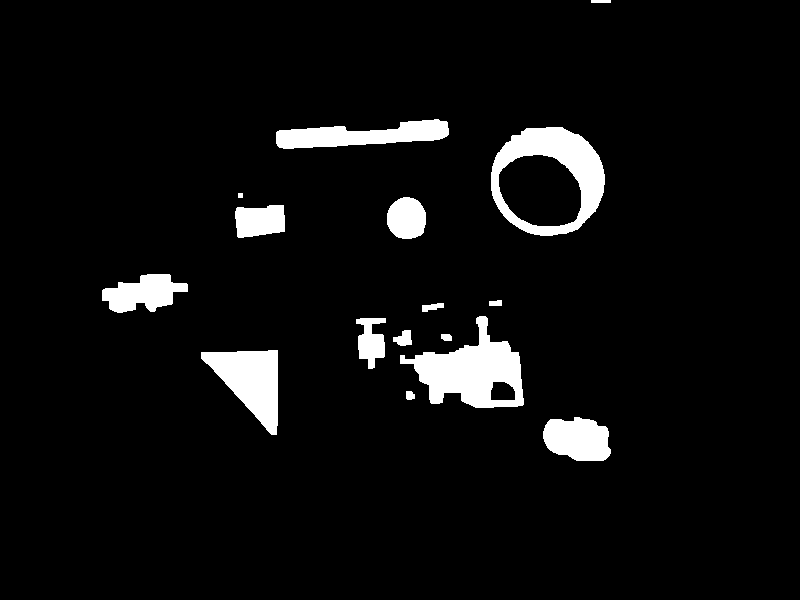
#> input picture results/task03_final_mask.png, 800 x 600 px
$ jupyter execute Lab_1_Task04.ipynb
#> lines starting #> are read from the running program, lines starting #| are printed output that depends on the picture; after the words box and inside, x2 and y2 are one past the last pixel; in counts of white or black regions, pixels touching at a corner belong together
TASK 04

[cell 1]
# Cell 1 — imports and settings
from pathlib import Path
import math
import csv
import cv2
import numpy as np
import matplotlib.pyplot as plt

IMAGE_PATH = Path("data") / "task03_objects.jpg"
MASK_PATH = Path("results") / "task03_final_mask.png"      # output of Task 3
RESULTS_DIR = Path("results")
TARGET_WIDTH = 800
MIN_AREA = 300                                              # same rule as Task 3
print("OpenCV version:", cv2.__version__)

— load mask + colour image (same size), find contours

[cell 2]
# Cell 2
mask = cv2.imread(str(MASK_PATH), cv2.IMREAD_GRAYSCALE)
#> mask: shape (600, 800); 5.5% white; 16 white regions
image = cv2.imread(str(IMAGE_PATH), cv2.IMREAD_COLOR)
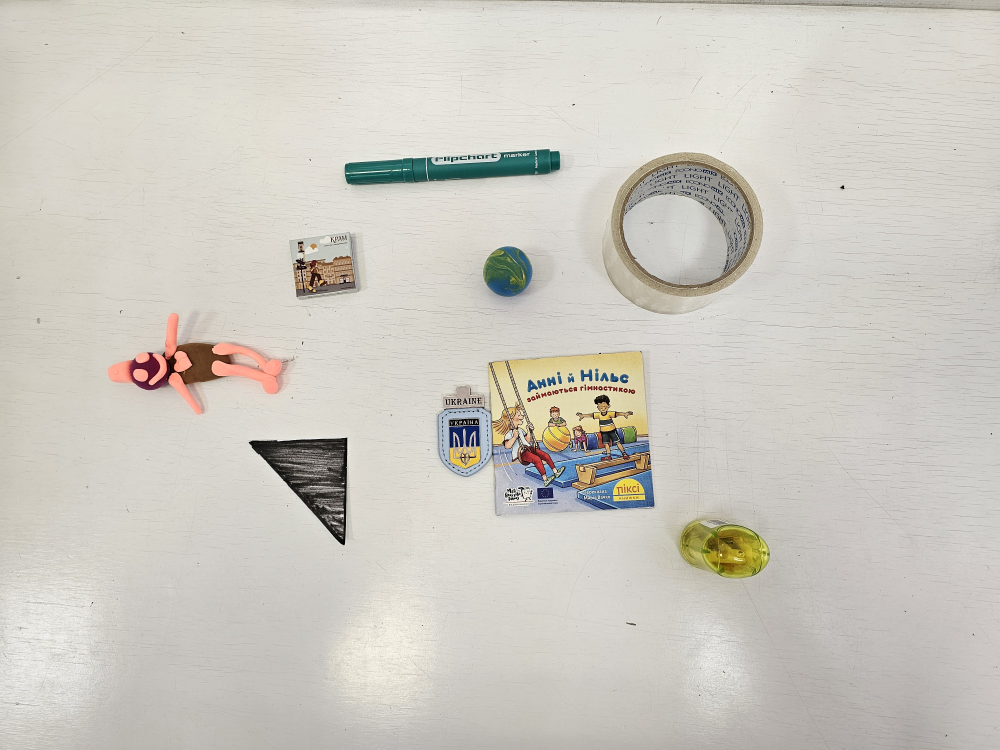
#> input picture data/task03_objects.jpg, 4000 x 3000 px (shown at 1/4 size)
#> image is the input picture: shape (3000, 4000, 3); mean B, G, R 193.4, 201.5, 204.9
if mask is None or image is None:
    raise FileNotFoundError("Check MASK_PATH and IMAGE_PATH")

# exporting dimention of the image
h, w = image.shape[:2]
#> h = 3000; w = 4000
# resizing the image for better visualization and processing, keeping the aspect ratio
resized = cv2.resize(image, (TARGET_WIDTH, round(h * TARGET_WIDTH / w)), interpolation=cv2.INTER_AREA)
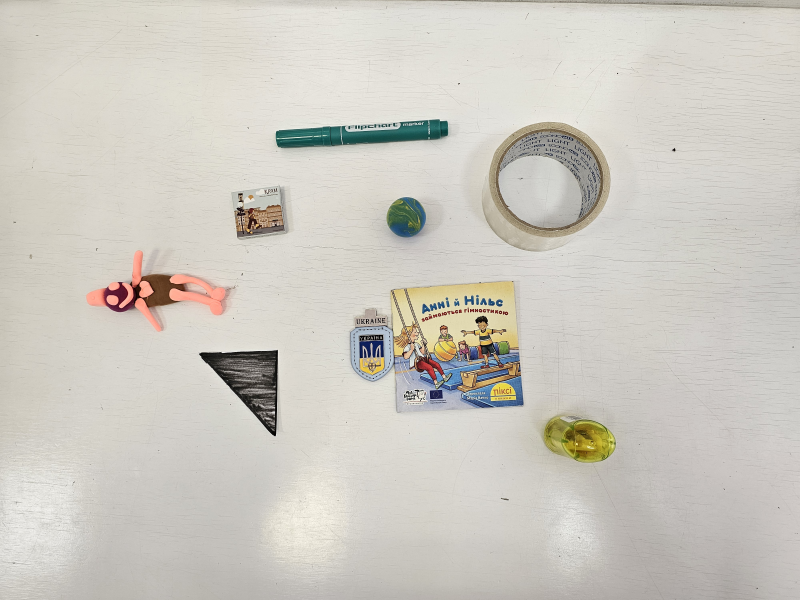
#> resized: shape (600, 800, 3); mean B, G, R 193.4, 201.5, 204.9
assert resized.shape[:2] == mask.shape, f"size mismatch: {resized.shape[:2]} vs {mask.shape}"
print("Mask:", mask.shape, "values:", np.unique(mask))
#| Mask: (600, 800) values: [  0 255]

# two retrieval modes: outer outlines only vs outlines + holes
cont_ext, hier_ext = cv2.findContours(mask, cv2.RETR_EXTERNAL, cv2.CHAIN_APPROX_SIMPLE)
#> cont_ext = 16 contours, 1 with area under 20; largest, box (x1, y1, x2, y2) and area: (491, 127, 605, 236) 9684, (400, 316, 524, 408) 5708, (201, 350, 278, 435) 3536, (276, 119, 449, 149) 2876, (543, 417, 611, 461) 2268
cont_cc, hier_cc = cv2.findContours(mask, cv2.RETR_CCOMP, cv2.CHAIN_APPROX_SIMPLE)
#> cont_cc = 18 contours, 1 with area under 20; largest, box (x1, y1, x2, y2) and area: (491, 127, 605, 236) 9684, (400, 316, 524, 408) 5708, (498, 154, 582, 227) 4732, (201, 350, 278, 435) 3536, (276, 119, 449, 149) 2876
n_holes = int((hier_cc[0][:, 3] >= 0).sum())          # contours that have a parent = holes
#> n_holes = 2
print(f"RETR_EXTERNAL: {len(cont_ext)} contours")
#| RETR_EXTERNAL: 16 contours
print(f"RETR_CCOMP:    {len(cont_cc)} contours ({n_holes} of them are holes)")
#| RETR_CCOMP:    18 contours (2 of them are holes)

# keep real objects: area >= MIN_AREA and not touching the border
H, W = mask.shape
#> H = 600; W = 800
def is_object(c):
    x, y, bw, bh = cv2.boundingRect(c)
    return cv2.contourArea(c) >= MIN_AREA and not (x == 0 or y == 0 or x + bw >= W or y + bh >= H)

contours = [c for c in cont_ext if is_object(c)]
#> contours = 9 contours; largest, box (x1, y1, x2, y2) and area: (491, 127, 605, 236) 9684, (400, 316, 524, 408) 5708, (201, 350, 278, 435) 3536, (276, 119, 449, 149) 2876, (543, 417, 611, 461) 2268
contours.sort(key=lambda c: (cv2.boundingRect(c)[1] // 100, cv2.boundingRect(c)[0]))   # stable order
print(f"Objects after filtering: {len(contours)} (expected 9)")
#| Objects after filtering: 9 (expected 9)

vis = resized.copy()
cv2.drawContours(vis, cont_ext, -1, (0, 0, 255), 1)       # all contours: thin red
cv2.drawContours(vis, contours, -1, (0, 200, 0), 2)       # kept objects: green
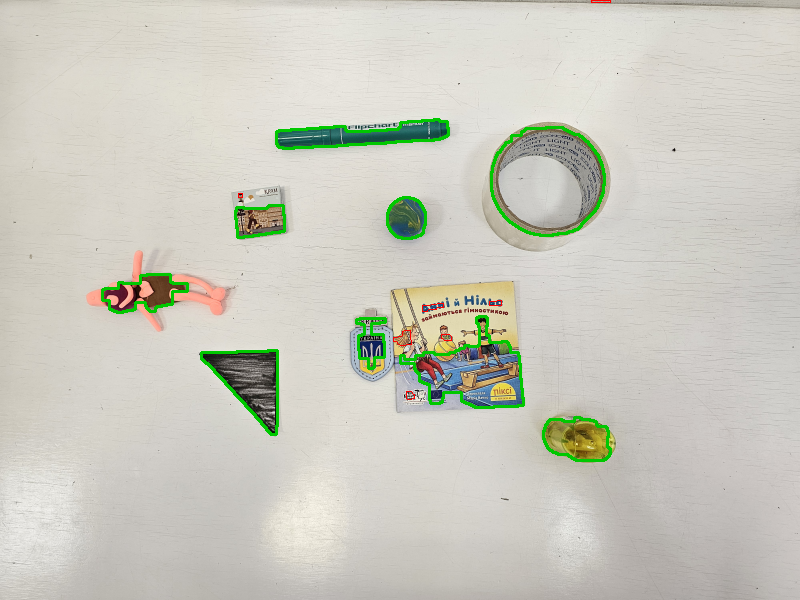
#> vis: shape (600, 800, 3); mean B, G, R 191.3, 202.3, 202.6
plt.figure(figsize=(10, 7.5))
plt.imshow(cv2.cvtColor(vis, cv2.COLOR_BGR2RGB))
plt.title(f"Contours: {len(cont_ext)} found (red), {len(contours)} objects kept (green)")
plt.axis("off")
plt.savefig(RESULTS_DIR / "task04_step1_contours.png", dpi=150, bbox_inches="tight")
plt.show()

area, perimeter, bounding box, centre of mass, aspect ratio, vertices

[cell 3]
# Cell 3 — area, perimeter, bounding box, centre of mass, aspect ratio, vertices
EPS = 0.02                                       # approxPolyDP tolerance = 2% of perimeter

rows = []
vis = resized.copy()
print(f"{'#':>2}{'area':>8}{'perim':>8}{'x':>5}{'y':>5}{'w':>5}{'h':>5}{'cx':>7}{'cy':>7}{'w/h':>6}{'vert':>5}")
for i, c in enumerate(contours, start=1):
    area = cv2.contourArea(c)
    perim = cv2.arcLength(c, True)
    x, y, bw, bh = cv2.boundingRect(c)
    M = cv2.moments(c)
    if M["m00"] == 0:                            # degenerate contour: avoid division by zero
        continue
    cx, cy = M["m10"] / M["m00"], M["m01"] / M["m00"]
    aspect = bw / bh
    approx = cv2.approxPolyDP(c, EPS * perim, True)
    n_vert = len(approx)

    rows.append([i, round(area), round(perim, 1), x, y, bw, bh,
                 round(cx, 1), round(cy, 1), round(aspect, 2), n_vert])
    print(f"{i:>2}{area:>8.0f}{perim:>8.1f}{x:>5}{y:>5}{bw:>5}{bh:>5}{cx:>7.1f}{cy:>7.1f}{aspect:>6.2f}{n_vert:>5}")

    cv2.rectangle(vis, (x, y), (x + bw, y + bh), (0, 200, 0), 1)       # bounding box
    cv2.drawContours(vis, [approx], -1, (255, 0, 0), 2)                # simplified polygon (blue)
    cv2.circle(vis, (int(cx), int(cy)), 3, (0, 0, 255), -1)            # centre of mass (red dot)
    cv2.putText(vis, str(i), (x, max(y - 4, 12)), cv2.FONT_HERSHEY_SIMPLEX, 0.6, (0, 200, 0), 2)
#> this loop made 9 passes
#> (area, perim, x, y, bw, bh, cx, cy) on passes 1, 2, 3, 4, 7, 8, 9: (2876.5, 389.2, 276, 119, 173, 30, 361.4, 134.9), (1267, 133.4, 387, 197, 39, 42, 406.3, 218), (9683.5, 374.6, 491, 127, 114, 109, 547.1, 180.6), (1976.5, 246.7, 102, 274, 86, 39, 142.9, 292.9), (871, 186.6, 356, 318, 30, 51, 370.5, 341.4), (5708, 440, 400, 316, 124, 92, 473.4, 372.7), (2267.5, 198.5, 543, 417, 68, 44, 577.2, 438.9)
#> (area, perim, x, y, bw, bh, cx, cy) on passes 5 to 6: (1304.5, 155.2, 235, 205, 50, 33, 259.4, 220.5), (3536, 277.8, 201, 350, 77, 85, 250.4, 380.6)
#|  1    2876   389.2  276  119  173   30  361.4  134.9  5.77    5
#|  2    1267   133.4  387  197   39   42  406.3  218.0  0.93    8
#|  3    9684   374.6  491  127  114  109  547.1  180.6  1.05    8
#|  4    1976   246.7  102  274   86   39  142.9  292.9  2.21   14
#|  5    1304   155.2  235  205   50   33  259.4  220.5  1.52    4
#|  6    3536   277.8  201  350   77   85  250.4  380.6  0.91    3
#|  7     871   186.6  356  318   30   51  370.5  341.4  0.59   14
#|  8    5708   440.0  400  316  124   92  473.4  372.7  1.35    9
#> (further printed lines are left out)
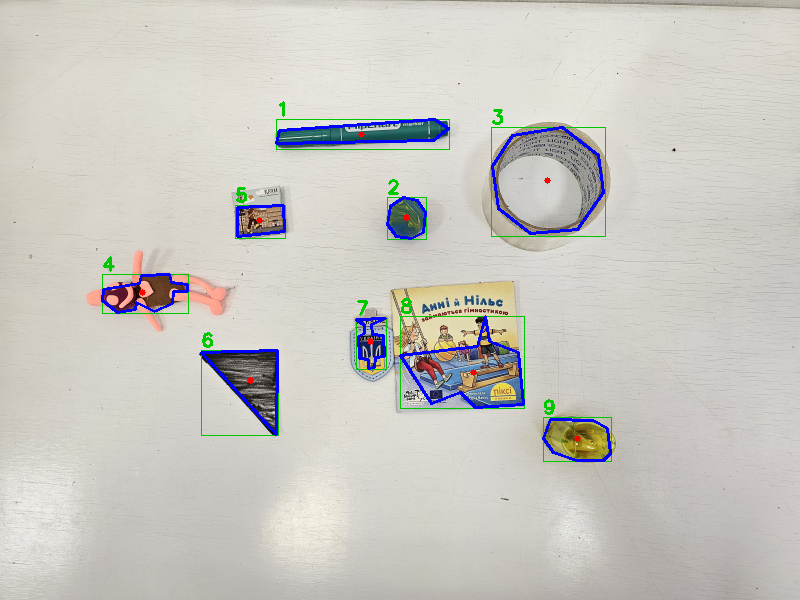
#> vis: shape (600, 800, 3); 2.05% of pixels changed, all inside (x1, y1, x2, y2) = (101, 101, 612, 462)
#> after the loop, rows = 9 items

with open(RESULTS_DIR / "task04_measurements.csv", "w", newline="", encoding="utf-8") as f:
    wr = csv.writer(f)
    wr.writerow(["id", "area_px2", "perimeter_px", "x", "y", "w", "h", "cx", "cy", "aspect_w_h", "vertices"])
    wr.writerows(rows)

plt.figure(figsize=(12, 9))
plt.imshow(cv2.cvtColor(vis, cv2.COLOR_BGR2RGB))
plt.title("Bounding box (green), approxPolyDP polygon (blue), centre of mass (red)")
plt.axis("off")
plt.savefig(RESULTS_DIR / "task04_step2_measurements.png", dpi=150, bbox_inches="tight")
plt.show()

# contour area vs pixel count: the hole effect
pix_area = [cv2.countNonZero(cv2.drawContours(np.zeros_like(mask), [c], -1, 255, -1) & mask) for c in contours]
#> pix_area = [3064, 1326, 5228, 2094, 1380, 3661, 962, 5538, 2358]
for i, (c, pa) in enumerate(zip(contours, pix_area), start=1):
    ca = cv2.contourArea(c)
    if ca > 1.2 * pa:
        print(f"Object #{i}: contour area {ca:.0f} px² vs object pixels {pa} → contains a hole")
#> this loop made 9 passes
#> (pa, ca) on passes 1 to 9: (3064, 2876.5), (1326, 1267), (5228, 9683.5), (2094, 1976.5), (1380, 1304.5), (3661, 3536), (962, 871), (5538, 5708), (2358, 2267.5)
#| Object #3: contour area 9684 px² vs object pixels 5228 → contains a hole

[cell 4]
# Cell 4 — Step 3: shape classification + epsilon experiment
EXPECTED = {1: "rectangle", 2: "circle", 3: "circle", 4: "undefined", 5: "square",
            6: "triangle", 7: "polygon", 8: "square", 9: "ellipse"}     # ground truth, by object number
OBJECT_NAMES = {1: "marker", 2: "ball", 3: "tape roll", 4: "clay figure", 5: "small box",
                6: "triangle", 7: "badge", 8: "booklet", 9: "sharpener"}

def shape_features(c, eps=EPS):
    area = cv2.contourArea(c)
    perim = cv2.arcLength(c, True)
    vert = len(cv2.approxPolyDP(c, eps * perim, True))
    circularity = 4 * math.pi * area / perim ** 2
    (_, _), (rw, rh), _ = cv2.minAreaRect(c)
    rot_ratio = max(rw, rh) / max(min(rw, rh), 1e-6)
    rectangularity = area / max(rw * rh, 1e-6)
    solidity = area / max(cv2.contourArea(cv2.convexHull(c)), 1e-6)
    return dict(vert=vert, circ=circularity, rot_ratio=rot_ratio, rect=rectangularity, solid=solidity)

def classify(f):
    if f["vert"] == 3:
        return "triangle"
    if f["circ"] >= 0.70 and f["vert"] >= 6:
        return "circle" if f["rot_ratio"] <= 1.15 else "ellipse"
    if f["vert"] == 4 or f["rect"] >= 0.78:
        return "square" if f["rot_ratio"] <= 1.15 else "rectangle"
    if 5 <= f["vert"] <= 8 and f["solid"] >= 0.90:
        return "polygon"
    return "undefined"

# --- main result (EPS = 0.02) ---
class_rows = []
vis = resized.copy()
print(f"{'#':>2} {'object':<12}{'vert':>5}{'circ':>6}{'rotAR':>7}{'rect':>6}{'solid':>7}  {'class':<11}{'expected':<11}ok")
for i, c in enumerate(contours, start=1):
    f = shape_features(c)
    cls = classify(f)
    ok = cls == EXPECTED[i]
    class_rows.append([i, OBJECT_NAMES[i], f["vert"], round(f["circ"], 2), round(f["rot_ratio"], 2),
                       round(f["rect"], 2), round(f["solid"], 2), cls, EXPECTED[i], ok])
    print(f"{i:>2} {OBJECT_NAMES[i]:<12}{f['vert']:>5}{f['circ']:>6.2f}{f['rot_ratio']:>7.2f}"
          f"{f['rect']:>6.2f}{f['solid']:>7.2f}  {cls:<11}{EXPECTED[i]:<11}{'✓' if ok else '✗'}")
    x, y, bw, bh = cv2.boundingRect(c)
    color = (0, 170, 0) if ok else (0, 0, 230)
    cv2.drawContours(vis, [c], -1, color, 2)
    cv2.putText(vis, f"{i}:{cls}", (x, max(y - 5, 12)), cv2.FONT_HERSHEY_SIMPLEX, 0.5, color, 2)
#> this loop made 9 passes
#> (area in shape_features, perim in shape_features, vert in shape_features, circularity in shape_features, rw in shape_features, rh in shape_features, rot_ratio in shape_features, rectangularity in shape_features) on passes 1 to 9: (2876.5, 389.2, 5, 0.239, 172.6, 20.88, 8.27, 0.798), (1267, 133.4, 8, 0.895, 41, 38, 1.08, 0.813), (9683.5, 374.6, 8, 0.867, 108, 113, 1.05, 0.793), (1976.5, 246.7, 14, 0.408, 85.46, 37.2, 2.3, 0.622), (1304.5, 155.2, 4, 0.68, 49.09, 30.32, 1.62, 0.877), (3536, 277.8, 3, 0.576, 84, 76, 1.11, 0.554), (871, 186.6, 14, 0.314, 50, 29, 1.72, 0.601), (5708, 440, 9, 0.37, 110.7, 98.84, 1.12, 0.522), (2267.5, 198.5, 8, 0.723, 43, 67, 1.56, 0.787)
#|  1 marker          5  0.24   8.27  0.80   0.84  rectangle  rectangle  ✓
#|  2 ball            8  0.89   1.08  0.81   0.98  circle     circle     ✓
#|  3 tape roll       8  0.87   1.05  0.79   0.99  circle     circle     ✓
#|  4 clay figure    14  0.41   2.30  0.62   0.80  undefined  undefined  ✓
#|  5 small box       4  0.68   1.62  0.88   0.94  rectangle  square     ✗
#|  6 triangle        3  0.58   1.11  0.55   0.96  triangle   triangle   ✓
#|  7 badge          14  0.31   1.72  0.60   0.71  undefined  polygon    ✗
#|  8 booklet         9  0.37   1.12  0.52   0.72  undefined  square     ✗
#> (further printed lines are left out)
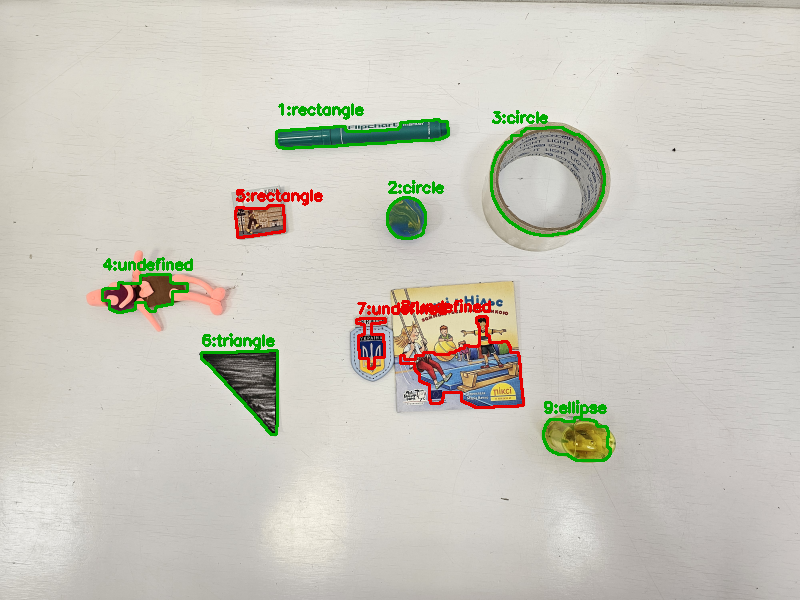
#> vis: shape (600, 800, 3); 2.56% of pixels changed, all inside (x1, y1, x2, y2) = (101, 103, 612, 462)
#> after the loop, class_rows = 9 items
n_ok = sum(r[-1] for r in class_rows)
#> n_ok = 6
print(f"\nCorrectly classified: {n_ok} of {len(class_rows)}")
#| Correctly classified: 6 of 9

with open(RESULTS_DIR / "task04_classification.csv", "w", newline="", encoding="utf-8") as fcsv:
    wr = csv.writer(fcsv)
    wr.writerow(["id", "object", "vertices", "circularity", "rot_aspect", "rectangularity",
                 "solidity", "class", "expected", "correct"])
    wr.writerows(class_rows)

plt.figure(figsize=(12, 9))
plt.imshow(cv2.cvtColor(vis, cv2.COLOR_BGR2RGB))
plt.title(f"Shape classification (ε = {EPS:.0%}): {n_ok}/{len(class_rows)} correct; green = correct, red = wrong")
plt.axis("off")
plt.savefig(RESULTS_DIR / "task04_step3_classification.png", dpi=150, bbox_inches="tight")
plt.show()

# --- epsilon experiment: effect of approxPolyDP tolerance ---
print("\n--- approxPolyDP tolerance experiment ---")
print(f"{'eps':>5} | " + " ".join(f"{OBJECT_NAMES[i][:6]:>7}" for i in range(1, 10)) + " | correct")
#|   eps |  marker    ball  tape r  clay f  small   triang   badge  bookle  sharpe | correct
for eps in [0.01, 0.02, 0.04]:
    verts, n_corr = [], 0
    for i, c in enumerate(contours, start=1):
        f = shape_features(c, eps)
        verts.append(f["vert"])
        n_corr += classify(f) == EXPECTED[i]
    print(f"{eps:>5.0%} | " + " ".join(f"{v:>7}" for v in verts) + f" | {n_corr}/9")
#> this loop made 3 passes
#|    2% |       5       8       8      14       4       3      14       9       8 | 6/9
#|    4% |       2       8       8       4       4       3       5       5       5 | 4/9
